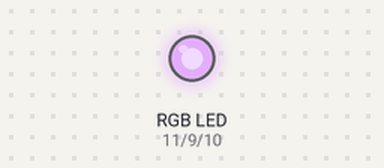
A sketch run on a simulated Arduino Uno, built with avr-gcc and run on an emulated ATmega328P. Shown: an RGB LED mixed from three pins (HIGH = lit). Dim RGB values are drawn brighter than linear; random numbers use the default seed unless the sketch sets one.

Above: at 0.1 s.
At 4.6 s:
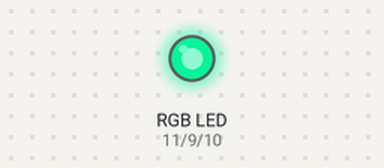
At 9.6 s:
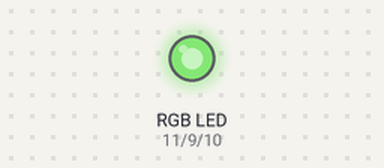
At 19.6 s:
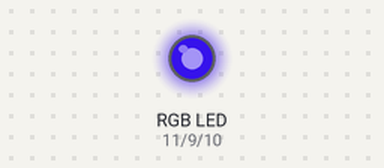
At 29.1 s:
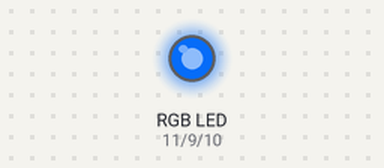
At 39.1 s:
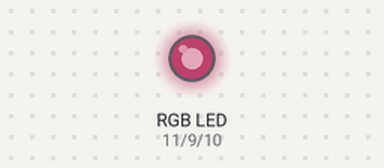
Timing chart, 0 to 40.0 s (numbered marks = the images above):
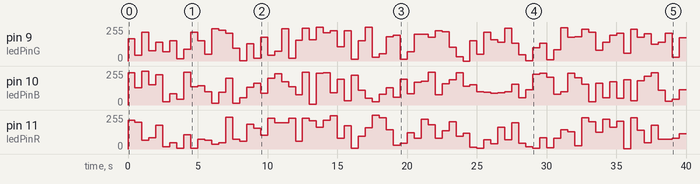

The sketch:

Part_2.ino
```cpp
const int ledPinR = 11, ledPinB = 10, ledPinG = 9;

void setup()
{
  pinMode(ledPinR, OUTPUT);
  pinMode(ledPinB, OUTPUT);
  pinMode(ledPinG, OUTPUT);
}

void loop()
{
  rbgDisplay(random(256), random(256), random(256));
  delay(500);
}

void rbgDisplay(int r, int b, int g)
{
  analogWrite(ledPinR, constrain(r, 0, 255));
  analogWrite(ledPinB, constrain(b, 0, 255));
  analogWrite(ledPinG, constrain(g, 0, 255));
}
```

Measured:
- by itself, pin 9 (ledPinG): 0/255 → 167/255 at 0.00 s, → 42/255 0.50 s later, → 216/255 0.50 s later, → 77/255 0.50 s later, … (80 changes in this stretch)
- by itself, pin 11 (ledPinR): 0/255 → 217/255 at 0.00 s, → 200/255 0.50 s later, → 67/255 0.50 s later, → 85/255 0.50 s later, … (79 changes in this stretch)
